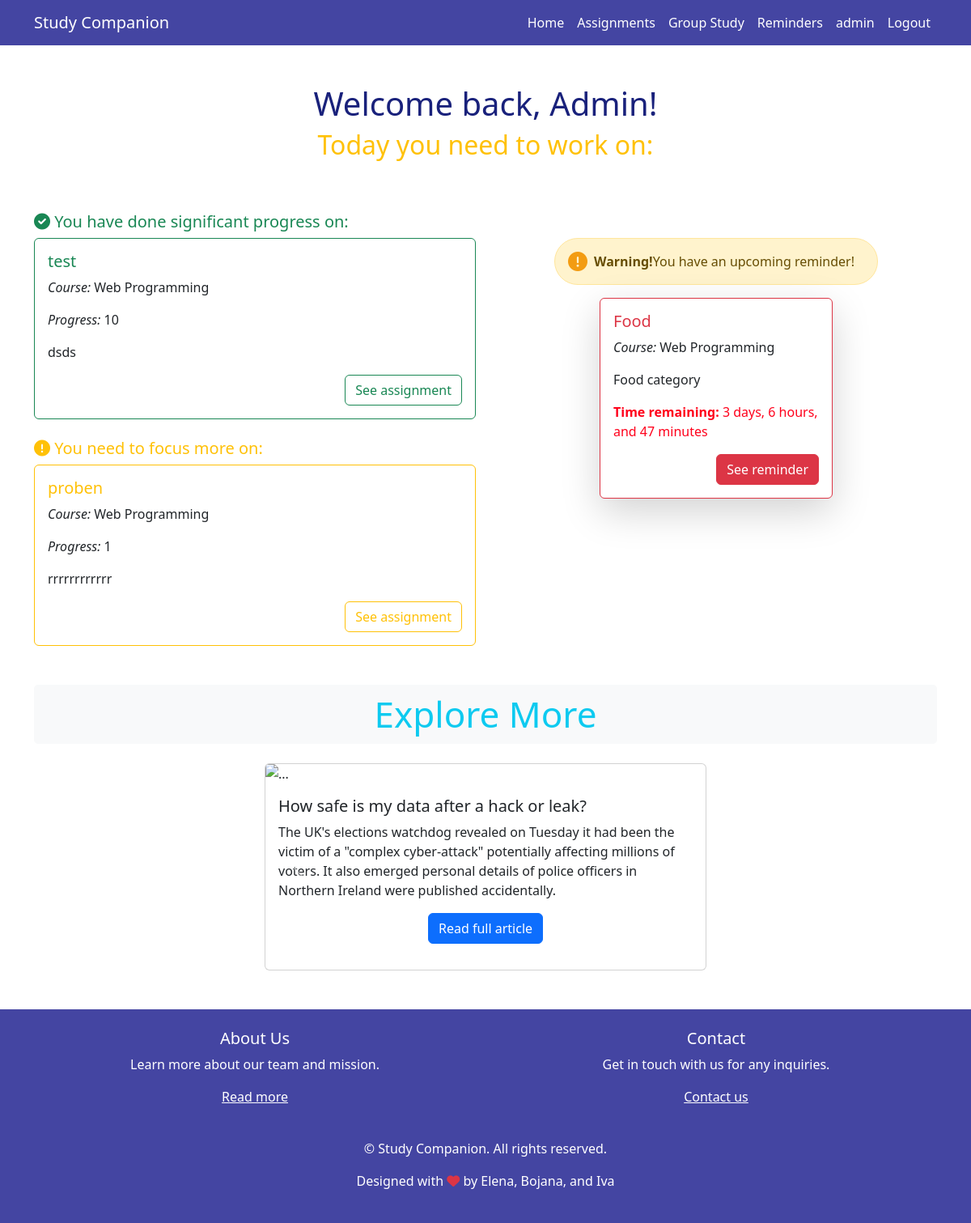
/ (signed in), run on the app's committed database.
### app/models.py (models this page shows, shortened)
class CustomUser(AbstractUser):
    name = models.CharField(max_length=100)
    surname = models.CharField(max_length=100)
    objects = CustomUserManager()

class Assignment(models.Model):
    PROGRESS_CHOICES = [(i, str(i)) for i in range(11)]
    id = models.AutoField(primary_key=True)
    name = models.CharField(max_length=200)
    course = models.ForeignKey(Course, on_delete=models.CASCADE)
    user = models.ForeignKey(CustomUser, on_delete=models.CASCADE)
    description = models.TextField()
    progress = models.IntegerField(choices=PROGRESS_CHOICES, default=0)
    due_date = models.DateField(default=datetime.now() + timedelta(days=7))
    tasks = models.ManyToManyField('Task', related_name='assignments')

class Course(models.Model):
    name = models.CharField(max_length=100)
    def __str__(self):
        return f"{self.name}"

class Reminder(models.Model):
    id = models.AutoField(primary_key=True)
    name = models.CharField(max_length=200)
    description = models.CharField(max_length=500)
    course = models.ForeignKey(Course, on_delete=models.CASCADE)
    deadline = models.DateTimeField(default=datetime.now() + timedelta(days=7))
    user = models.ForeignKey(CustomUser, on_delete=models.CASCADE)
    @property
    def time_remaining(self):
        now = timezone.now()
        remaining = self.deadline - now
        if remaining.total_seconds() <= 0:
            return "Reminder Expired"
        else:
            days = remaining.days
            hours, seconds = divmod(remaining.seconds, 3600)
            minutes, _ = divmod(seconds, 60)
            if days == 0:
                if hours == 0:
                    return f"{minutes} minutes"
                else:
                    return f"{hours} hours and {minutes} minutes"
            else:
                return f"{days} days, {hours} hours, and {minutes} minutes"
        time_remaining_text = property(time_remaining)

### app/views.py (the view)
# urls.py: path('', views.your_view, name='home'),
def your_view(request):
    current_date = datetime.now().date()
    current_datetime = timezone.now()
    end_date_limit = current_date + timedelta(days=5)
    user = get_object_or_404(CustomUser, id=int(request.user.id)) if request.user.is_authenticated else None
    assignments = Assignment.objects.filter(user=user, due_date__lte=end_date_limit)
    active_reminders = Reminder.objects.filter(user=user, deadline__gt=current_datetime)
    nearest_reminder = active_reminders.order_by('deadline').first() if active_reminders.exists() else None
    assignment_least_progress = assignments.order_by('progress').first() if assignments.exists() else None
    assignment_most_progress = assignments.order_by('-progress').first() if assignments.exists() else None
    return render(request, 'index.html',
                  {'user': request.user, 'assignments': assignments, 'nearest_reminder': nearest_reminder,
                   'assignment_least_progress': assignment_least_progress,
                   'assignment_most_progress': assignment_most_progress, })

### templates/index.html (shortened to what this page needs)
{% extends 'base.html' %}
{% block content %}
    {% if user.is_authenticated %}
        <div class="text-center my-5">
            <h1 class="primary-text"> Welcome back, {{ user.name }}! </h1>
            <h2 class="text-warning"> Today you need to work on: </h2>
        </div>
        <div class="container">
            <div class="row">
                <div class="col-md-6 mb-4">
                    {% if assignment_most_progress %}
                    <div class="mb-2 mt-3">
                        <p class="h5 text-success"><i class="fas fa-check-circle text-success"></i> You have done
                            significant progress on:</p>
                    </div>
                    <div class="card border-success mb-3">
                        <div class="card-body">
                            <h5 class="card-title text-success">{{ assignment_most_progress.name }}</h5>
                            <p class="card-text"><i>Course:</i> {{ assignment_most_progress.course }}</p>
                            <p class="card-text"><i>Progress:</i> {{ assignment_most_progress.progress }}</p>
                            <p class="card-text">{{ assignment_most_progress.description }}</p>
                            <div class="text-right">
                                <a href="{% url 'assignment_details' name=assignment_most_progress.id %}"
                                   class="btn btn-outline-success">See assignment</a>
                            </div>
                        </div>
                    </div>
                        {% else %}
                        <div class="mb-2 mt-3 text-center">
                        <p class="h5 text-danger"> You have no assignments.</p>
                        <a href="{% url 'add_assignment_task' %}" class="btn btn-primary px-4">Add New Assignment</a>
                    </div>
                    {% endif %}
                    {% if assignment_least_progress %}
                    <div class="mb-2 mt-4">
                        <p class="h5 text-warning"><i class="fas fa-exclamation-circle text-warning"></i> You need to
                            focus more on:</p>
                    </div>
                    <div class="card border-warning">
                        <div class="card-body">
                            <h5 class="card-title text-warning">{{ assignment_least_progress.name }}</h5>
                            <p class="card-text"><i>Course:</i> {{ assignment_least_progress.course }}</p>
                            <p class="card-text"><i>Progress:</i> {{ assignment_least_progress.progress }}</p>
                            <p class="card-text">{{ assignment_least_progress.description }}</p>
                            <div class="text-right">
                                <a href="{% url 'assignment_details' name=assignment_least_progress.id %}"
                                   class="btn btn-outline-warning">See assignment</a>
                            </div>
                        </div>
                    </div>
                    {% endif %}
                </div>
                {% if nearest_reminder %}
                <div class="col-md-6 mb-4 mt-5">
                    <div class="alert alert-warning rounded-pill mx-auto" role="alert" style="max-width: 400px;">
                        <div class="d-flex align-items-center">
                            <i class="fas fa-exclamation-circle mr-2" style="font-size: 24px; color: #f39c12;"></i>
                            <span class="font-weight-bold">Warning! </span> You have an upcoming reminder!
                        </div>
                    </div>
                    <div class="card border-danger shadow-lg mx-auto" style="width: 18rem;">
                        <div class="card-body">
                            <h5 class="card-title text-danger">{{ nearest_reminder.name }}</h5>
                            <p class="card-text"><i>Course:</i> {{ nearest_reminder.course }}</p>
                            <p class="card-text">{{ nearest_reminder.description }}</p>
                            <p class="card-text" style="color: #ff001b;"><b>Time
                                remaining:</b> {{ nearest_reminder.time_remaining }}</p>
                            <div class="text-right">
                                <a href="{% url 'reminder_details' name=nearest_reminder.id %}"
                                   class="btn btn-danger">See reminder</a>
                            </div>
                        </div>
                    </div>
                </div>
                    {% else %}
                        <div class="col-md-6 mb-4 mt-3 text-center">
                        <p class="h5 text-danger"> You have no reminders.</p>
                        <a href="{% url 'add_reminder' %}" class="btn btn-primary px-4">Add New Reminder</a>
                {% endif %}
            </div>
            <div class="row mt-4">
                <div class="col-md-12">
                    <h2 class="text-info mb-4 text-center"
                        style="background-color: #f8f9fa; font-size: 44px; padding: 10px; border-radius: 5px;">Explore
                        More</h2>
                </div>
                <div class="col-md-6 mx-auto">
                    <div id="explore-carousel" class="carousel slide" data-ride="carousel">
                        <div class="carousel-inner">
                            <div class="carousel-item active">
                                <div class="card h-100">
                                    <img src="https://ichef.bbci.co.uk/news/976/cpsprodpb/0A81/production/_130698620_mediaitem130698619.jpg.webp"
                                         class="card-img-top" alt="..." style="max-height: 300px; max-width: 700px">
                                    <div class="card-body">
                                        <h5 class="card-title">How safe is my data after a hack or leak?</h5>
                                        <p class="card-text">The UK's elections watchdog revealed on Tuesday it had been
                                            the victim
                                            of a "complex cyber-attack" potentially affecting millions of voters.
                                            It also emerged personal details of police officers in Northern Ireland were
                                            published
                                            accidentally.</p>
                                        <div class="text-center my-3">
                                            <a href="https://www.bbc.com/news/technology-66451970"
                                               class="btn btn-primary">Read full article</a>
                                        </div>
                                    </div>
                                </div>
                            </div>
                        </div>
                        <a class="carousel-control-prev" href="#explore-carousel" role="button" data-slide="prev">
                            <span class="carousel-control-prev-icon" aria-hidden="true"></span>
                        </a>
                        <a class="carousel-control-next" href="#explore-carousel" role="button" data-slide="next">
                            <span class="carousel-control-next-icon" aria-hidden="true"></span>
                        </a>
                    </div>
                </div>
            </div>
        </div>
    {% endif %}
{% endblock %}

### templates/base.html (shortened to what this page needs)
<!DOCTYPE html>
<html>
<head>
    <link rel="stylesheet" href="https://stackpath.bootstrapcdn.com/bootstrap/4.5.2/css/bootstrap.min.css">
    <link rel="stylesheet" href="https://cdnjs.cloudflare.com/ajax/libs/font-awesome/6.0.0-beta3/css/all.min.css">
    <link rel="stylesheet" href="https://cdn.jsdelivr.net/npm/bootstrap@5.3.0-alpha1/dist/css/bootstrap.min.css">
    <link rel="stylesheet" href="https://cdn.jsdelivr.net/npm/flatpickr@4.6.9/dist/flatpickr.min.css">
    <link rel="stylesheet" href="https://code.jquery.com/ui/1.12.1/themes/base/jquery-ui.css">
</head>
</head>
<body>
<nav class="navbar navbar-expand-lg navcolor text-white">
    <div class="container">
        <a class="navbar-brand text-white" href="/">Study Companion</a>
        <div class="collapse navbar-collapse" id="navbarNav">
            <ul class="navbar-nav ml-auto">
                <li class="nav-item">
                    <a class="nav-link" href="/">Home</a>
                </li>
                {% if user.is_authenticated %}
                    <li class="nav-item">
                        <a class="nav-link" href="/assignments/">Assignments</a>
                    </li>
                    <li class="nav-item">
                        <a class="nav-link" href="/group_study/">Group Study</a>
                    </li>
                    <li class="nav-item">
                        <a class="nav-link" href="/reminders/">Reminders</a>
                    </li>
                    <li class="nav-item">
                        <a class="nav-link" href="/admin/">{{ user.username }}</a>
                    </li>
                    <li class="nav-item">
                        <a class="nav-link" href="/logout/">Logout</a>
                    </li>
                {% endif %}
            </ul>
        </div>
    </div>
</nav>
<div class="mt-4">
    {% block content %}
    {% endblock %}
</div>
<footer class="navcolor text-white py-4 mt-5">
    {% if user.is_authenticated  %}
    <div class="container text-center">
        <div class="row d-flex justify-content-center">
            <div class="col-md-6">
                <h5>About Us</h5>
                <p>Learn more about our team and mission.</p>
                <ul class="list-unstyled">
                    <li>
                        <a href="/about/" class="text-white">Read more</a>
                    </li>
                </ul>
            </div>
            <div class="col-md-6">
                <h5>Contact</h5>
                <p>Get in touch with us for any inquiries.</p>
                <ul class="list-unstyled">
                    <li>
                        <a href="/contact/" class="text-white">Contact us</a>
                    </li>
                </ul>
            </div>
        </div>
    </div>
    <div class="container mt-4 text-center">
        <p>&copy; {{ year }} Study Companion. All rights reserved.</p>
        <p>Designed with <i class="fas fa-heart text-danger"></i> by Elena, Bojana, and Iva</p>
    </div>
    {% else %}
        <div class="container mt-4 text-center">
            <p>&copy; {{ year }} Study Companion. All rights reserved.</p>
            <p>Designed with <i class="fas fa-heart text-danger"></i> by Elena, Bojana, and Iva</p>
        </div>
    {% endif %}
</footer>
</body>
</html>

### templates/base.html (style rules this page uses)
.navcolor { background-color: #4445a2; }
.navbar .nav-link { color: white; }
.primary-text { color: #19217BFF; }

### data on the page
CustomUser: username "admin", name "Admin"
Assignment: name "test", course "Web Programming", progress "10", description "dsds"
Assignment: name "proben", course "Web Programming", progress "1", description "rrrrrrrrrrrr"
Reminder: name "Food", course "Web Programming", description "Food category", time_remaining "3 days, 6 hours, and 47 minutes"
